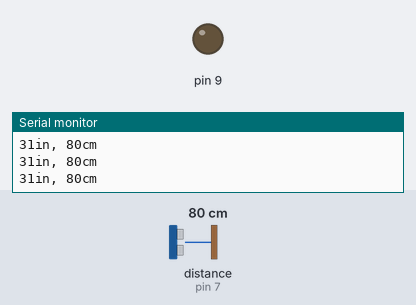
Bench run of a sketch on a simulated Arduino Uno, built with avr-gcc and run on an emulated ATmega328P. Parts: output pins drawn as LEDs (lit = HIGH), the last lines printed to the serial monitor. Wiring (inferred from the names in the program): ultrasonic range finder: trigger pin 7; echo pin 7. Inputs (shaded band) come from the test bench; at power-on: distance to the obstacle (sensor on pin 7) 80 cm. The echo pulse lasts 58.3 µs per cm.

Above: at 1.2 s.
1.3 s: distance to the obstacle (sensor on pin 7) set to 53 cm
2.8 s: distance to the obstacle (sensor on pin 7) set to 44 cm
At 3.7 s:
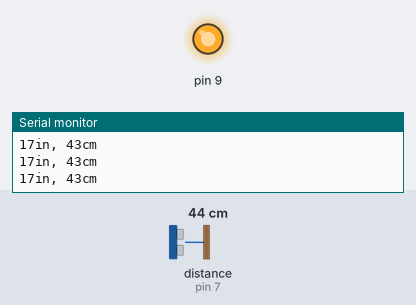
4.3 s: distance to the obstacle (sensor on pin 7) set to 60 cm
At 5.1 s:
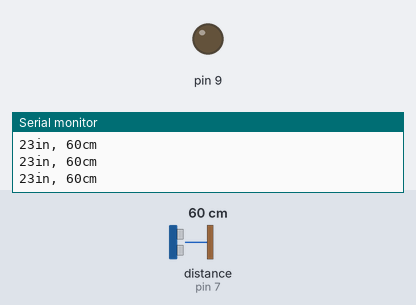
5.8 s: distance to the obstacle (sensor on pin 7) set to 2 cm
At 7.2 s:
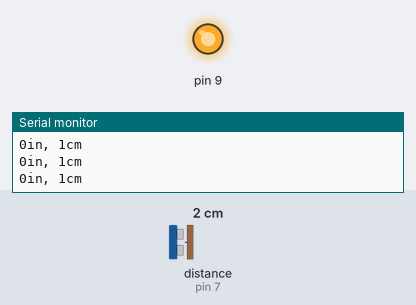
Timing chart, 0 to 8.3 s (numbered marks = the images above; inputs shaded):
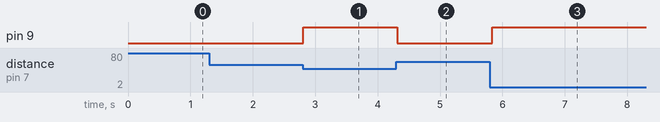

The sketch:

Theta_Tau_BMEN_Project_Fall_2023.ino
```cpp
// this constant won't change. It's the pin number of the sensor's output:
const int pingPin = 7;

void setup() {
  // initialize serial communication:
  Serial.begin(9600);
  pinMode(9, OUTPUT);
  digitalWrite(9, LOW);
}

void loop() {
  // establish variables for duration of the ping, and the distance result
  // in inches and centimeters:
  long duration, inches, cm;

  // The PING))) is triggered by a HIGH pulse of 2 or more microseconds.
  // Give a short LOW pulse beforehand to ensure a clean HIGH pulse:
  pinMode(pingPin, OUTPUT);
  digitalWrite(pingPin, LOW);
  delayMicroseconds(2);
  digitalWrite(pingPin, HIGH);
  delayMicroseconds(5);
  digitalWrite(pingPin, LOW);

  // The same pin is used to read the signal from the PING))): a HIGH pulse
  // whose duration is the time (in microseconds) from the sending of the ping
  // to the reception of its echo off of an object.
  pinMode(pingPin, INPUT);
  duration = pulseIn(pingPin, HIGH);

  // convert the time into a distance
  inches = microsecondsToInches(duration);
  cm = microsecondsToCentimeters(duration);

  Serial.print(inches);
  Serial.print("in, ");
  Serial.print(cm);
  Serial.print("cm");
  Serial.println();

  if (inches <= 18){

    digitalWrite(9, HIGH);

  }
  else if (inches > 18){

    digitalWrite(9, LOW);

  }

  delay(50);
}

long microsecondsToInches(long microseconds) {
  // According to Parallax's datasheet for the PING))), there are 73.746
  // microseconds per inch (i.e. sound travels at 1130 feet per second).
  // This gives the distance travelled by the ping, outbound and return,
  // so we divide by 2 to get the distance of the obstacle.
  // See: https://www.parallax.com/package/ping-ultrasonic-distance-sensor-downloads/
  return microseconds / 74 / 2;
}

long microsecondsToCentimeters(long microseconds) {
  // The speed of sound is 340 m/s or 29 microseconds per centimeter.
  // The ping travels out and back, so to find the distance of the object we
  // take half of the distance travelled.
  return microseconds / 29 / 2;
}
```

Measured:
- the behaviour switches between 49 and 48 cm on distance to the obstacle (sensor on pin 7) (found by bisection; images 0 and 1)
- after the input at 2.8 s, pin 9: LOW → HIGH at once
- after the input at 4.3 s, pin 9: HIGH → LOW at once
- after the input at 5.8 s, pin 9: LOW → HIGH at once
